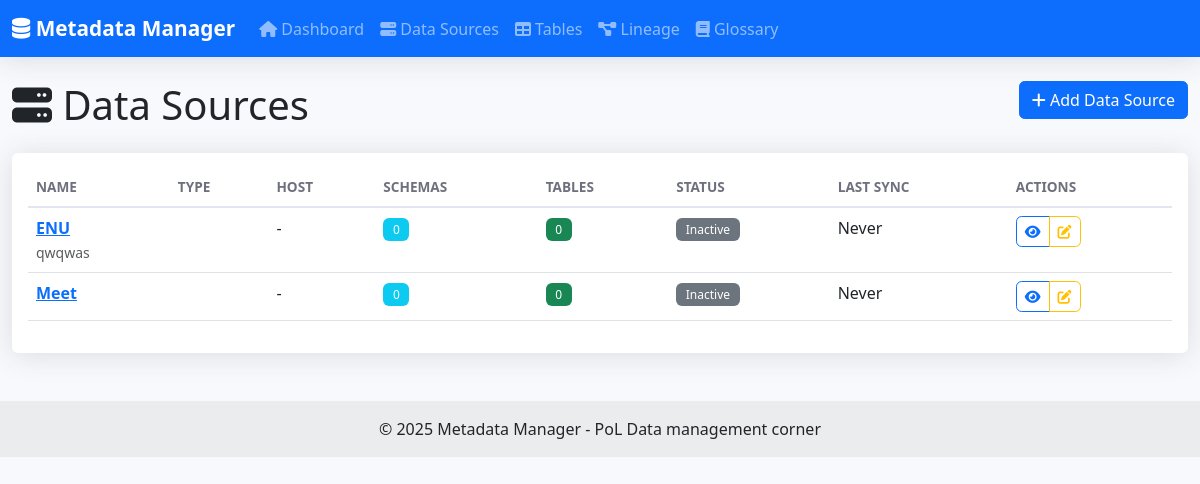
The app's page /sources/ with its own data.
### metadata/models.py (models this page shows, shortened)
class DataSource(models.Model):
    uuid = models.UUIDField(default=uuid.uuid4, editable=False, unique=True)
    name = models.CharField(max_length=255)
    description = models.TextField(blank=True, null=True)
    uploaded_file = models.FileField(upload_to='data_source_files/%Y/%m/%d/')
    processed_metadata = models.JSONField(default=dict)
    status = models.CharField(
        max_length=20,
        default='PENDING',
        choices=[('PENDING', 'Pending'), ('SUCCESS', 'Success'), ('FAILED', 'Failed')]
    )
    upload_date = models.DateTimeField(default=timezone.now)

### metadata/views.py (the view)
# urls.py: path('sources/', views.data_source_list, name='data_source_list'),
def data_source_list(request):
    sources = DataSource.objects.annotate(
        schema_count=Count('schemas'),
        table_count=Count('schemas__tables')
    )
    return render(request, 'data_sources/list.html', {'sources': sources})

### templates/data_sources/list.html (shortened to what this page needs)
{% extends 'base.html' %}
{% block content %}
<div class="row mb-3">
    <div class="col-md-6">
        <h1><i class="fas fa-server"></i> Data Sources</h1>
    </div>
    <div class="col-md-6 text-end">
        <a href="{% url 'data_source_create' %}" class="btn btn-primary">
            <i class="fas fa-plus"></i> Add Data Source
        </a>
    </div>
</div>
<div class="card">
    <div class="card-body">
        <div class="table-responsive">
            <table class="table table-hover">
                <thead>
                    <tr>
                        <th>Name</th>
                        <th>Type</th>
                        <th>Host</th>
                        <th>Schemas</th>
                        <th>Tables</th>
                        <th>Status</th>
                        <th>Last Sync</th>
                        <th>Actions</th>
                    </tr>
                </thead>
                <tbody>
                    {% for source in sources %}
                        <tr>
                            <td>
                                <a href="{% url 'data_source_detail' source.id %}">
                                    <strong>{{ source.name }}</strong>
                                </a>
                                {% if source.description %}
                                    <br><small class="text-muted">{{ source.description|truncatewords:10 }}</small>
                                {% endif %}
                            </td>
                            <td>
                            </td>
                            <td>{{ source.host|default:"-" }}</td>
                            <td><span class="badge bg-info">{{ source.schema_count }}</span></td>
                            <td><span class="badge bg-success">{{ source.table_count }}</span></td>
                            <td>
                                {% if source.is_active %}
                                    <span class="badge bg-success">Active</span>
                                {% else %}
                                    <span class="badge bg-secondary">Inactive</span>
                                {% endif %}
                            </td>
                            <td>{{ source.last_sync|date:"M d, Y"|default:"Never" }}</td>
                            <td>
                                <div class="btn-group btn-group-sm">
                                    <a href="{% url 'data_source_detail' source.id %}" class="btn btn-outline-primary" title="View">
                                        <i class="fas fa-eye"></i>
                                    </a>
                                    <a href="{% url 'data_source_update' source.id %}" class="btn btn-outline-warning" title="Edit">
                                        <i class="fas fa-edit"></i>
                                    </a>
                                </div>
                            </td>
                        </tr>
                    {% empty %}
                        <tr>
                            <td colspan="8" class="text-center text-muted">
                                No data sources found. <a href="{% url 'data_source_create' %}">Add your first data source</a>
                            </td>
                        </tr>
                    {% endfor %}
                </tbody>
            </table>
        </div>
    </div>
</div>
{% endblock %}

### static/css/style.css (style rules this page uses)
:root { --primary-color: #4e73df; --secondary-color: #858796; --success-color: #1cc88a; --info-color: #36b9cc; --warning-color: #f6c23e; --danger-color: #e74a3b; }
body { font-family: 'Segoe UI', Tahoma, Geneva, Verdana, sans-serif; background-color: #f8f9fc; }
.card { box-shadow: 0 0.15rem 1.75rem 0 rgba(58, 59, 69, 0.15); border: none; margin-bottom: 1.5rem; }
.table { color: #5a5c69; }
.table thead th { border-bottom: 2px solid #e3e6f0; font-weight: 600; text-transform: uppercase; font-size: 0.85rem; color: #6e707e; }
.badge { font-weight: 500; padding: 0.35rem 0.6rem; }
.btn { font-weight: 500; border-radius: 0.35rem; }

### records on screen
DataSource: name "ENU", description "qwqwas", host "-", schema_count "0", table_count "0", last_sync "Never"
DataSource: name "Meet", host "-", schema_count "0", table_count "0", last_sync "Never"
